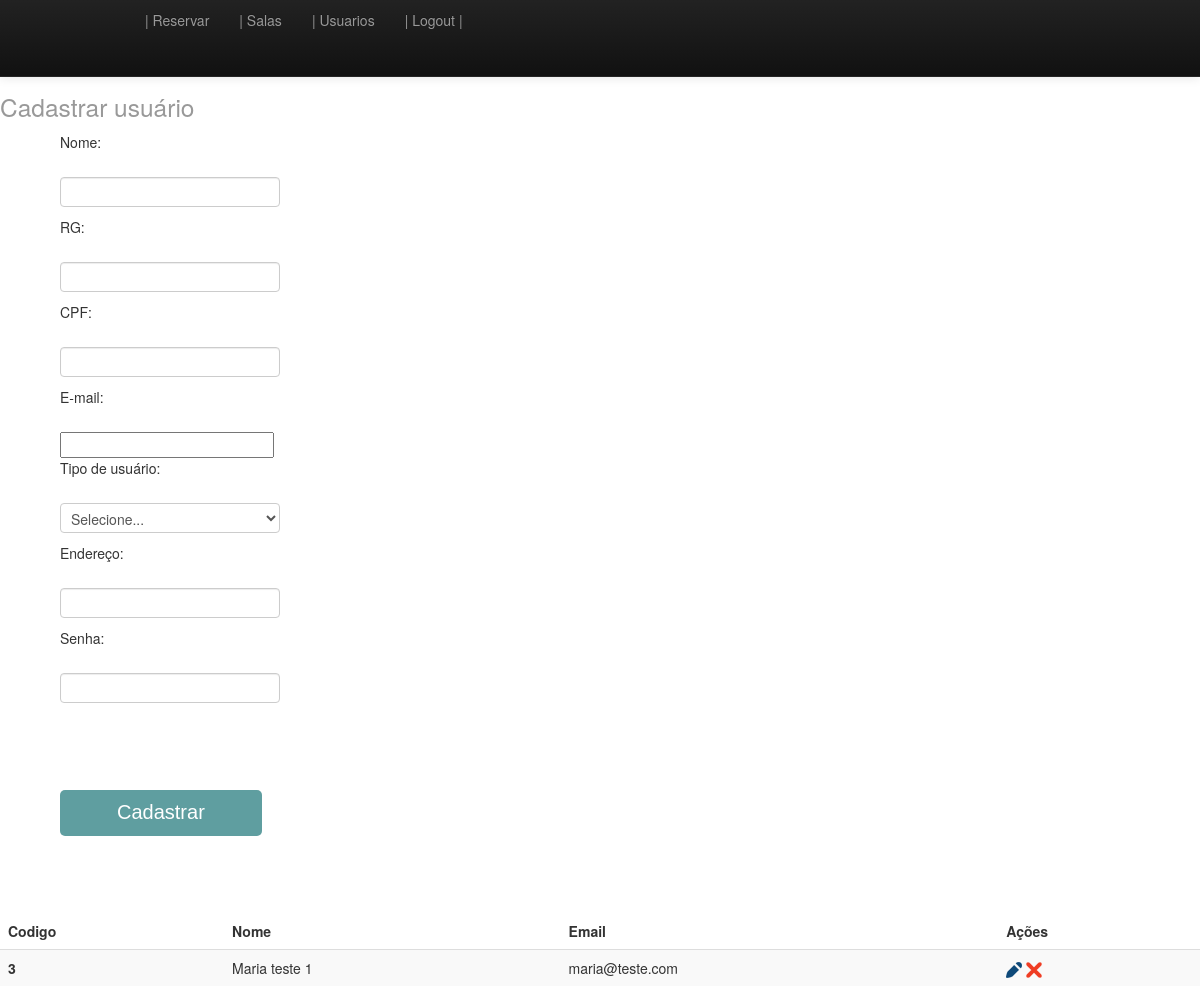
The page /usuario.php (signed in) on the database its author committed.
### tables this page shows
CREATE TABLE `usuario` (
  `idusuario` int(11) NOT NULL,
  `nome` varchar(255) DEFAULT NULL,
  `rg` varchar(255) DEFAULT NULL,
  `cpf` varchar(255) DEFAULT NULL,
  `idpais` varchar(255) DEFAULT NULL,
  `idestado` varchar(255) DEFAULT NULL,
  `idcidade` varchar(255) DEFAULT NULL,
  `endereco` varchar(255) DEFAULT NULL,
  `email` varchar(150) DEFAULT NULL,
  `senha` varchar(45) DEFAULT NULL,
  `dataCadastro` datetime DEFAULT NULL,
  `tipoUsuario` int(11) NOT NULL
);

### classes/Funcoes.class.php (called while the page is built, shortened)
<?php
class Funcoes {
    public function tipoUsuario($param, $id = "") {
        $arrayDados = array(
            "Selecione...",
            "Admin",
            "Professor",
            "Aluno",
            "Comum"
        );
        switch ($param) {
            case '2':
                return $arrayDados;
                break;
        }
    }
    public function tratarCaracter($vlr, $tipo) {
        switch ($tipo) {
            case 2: $rst = utf8_encode($vlr);
                break;
        }
        return $rst;
    }
    public function base64($vlr, $tipo) {
        switch ($tipo) {
            case 1: $rst = base64_encode($vlr);
                break;
        }
        return $rst;
    }
    public function isAdmin() {
        return ($_SESSION['tipoUsuario'] == 1 ? TRUE : FALSE);
    }
}
?>

### classes/Usuario.class.php (called while the page is built, shortened)
<?php
include_once 'Conexao.class.php';
include_once 'Funcoes.class.php';
class Usuario {
    private $con;
    public function __construct() {
        $this->con = new Conexao();
    }
    public function querySelect() {
        try {
            $select = $this->con->conectar()->prepare("SELECT * FROM `usuario`;");
            $select->execute();
            return $select->fetchAll();
        } catch (Exception $ex) {
            return 'erro ' . $ex->getMessage();
        }
    }
}

### classes/Conexao.class.php (called while the page is built, shortened)
<?php
class Conexao {
    private $usuario;
    private $senha;
    private $banco;
    private $servidor;
    private static $pdo;
    public function __construct() {
        $this->servidor = "localhost";
        $this->banco = "bdreservasalas";
        $this->usuario = "root";
        $this->senha = "";
    }
    public function conectar() {
        try {
            if (is_null(self::$pdo)) {
                self::$pdo = new PDO("mysql:host=" . $this->servidor . ";dbname=" . $this->banco, $this->usuario, $this->senha);
            }
            return self::$pdo;
        } catch (PDOException $ex) {
            echo $ex->getMessage();
        }
    }
}
?>

### usuario.php (the view, shortened to what this page needs)
<?php
require_once 'classes/Funcoes.class.php';
require_once 'classes/Usuario.class.php';
$objFuncoes = new Funcoes();
$objUsuario = new Usuario();
$objFuncoes->isLogado();
?>
<!DOCTYPE HTML>
<html lang="pt-br">
    <head>
        <link href="css/estilo.css" rel="stylesheet" type="text/css" media="all">
        <link href="css/bootstrap-responsive.min.css" rel="stylesheet" type="text/css" media="all">
        <link href="css/bootstrap.min.css" rel="stylesheet" type="text/css" media="all">
    </head>
    <body>
        <nav class="navbar navbar-fixed-top navbar-inverse">
            <div class="navbar-inner">
                <div class="container">
                    <div class="nav-collapse">
                        <ul class="nav">
                            <li><a href="home.php"> | Reservar </a></li>
                            <li><a href="sala.php"> | Salas </a></li>
                            <?php echo $objFuncoes->isAdmin() ? '<li><a href="usuario.php"> | Usuarios </a></li>' : "" ?>
                            <li><a href="logout.php"> | Logout | </a></li>
                        </ul>
                    </div>
                </div>
            </div>
        </nav>
        <div><h1 class=""><small>Cadastrar usuário</small></h1></div>
        <div id="formulario">
            <form name="formCad" action="" method="post">
                <label>Nome: </label><br>
                <input type="text" id="nome" name="nome" required="required" value="<?= $objFuncoes->tratarCaracter((isset($sala['nome'])) ? ($sala['nome']) : (''), 2) ?>"><br>
                <label>RG: </label><br>
                <input type="text" id="rg" name="rg" required="required" value="<?= isset($sala['rg']) ? ($sala['rg']) : ('') ?>"><br>
                <label>CPF: </label><br>
                <input type="text" name="cpf" id="cpf" required="required" value="<?= isset($sala['cpf']) ? ($sala['cpf']) : ('') ?>"><br>
                <label>E-mail: </label><br>
                <input type="mail" name="email" id="email" required="required" pattern="[a-z0-9._%+-]+@[a-z0-9.-]+\.[a-z]{2,4}$" value="<?= $objFuncoes->tratarCaracter((isset($sala['email'])) ? ($sala['email']) : (''), 2) ?>"><br>
                <label>Tipo de usuário: </label><br>
                <select name="tipoUsuario" id="tipoUsuario">
                    <?php foreach ($objFuncoes->tipoUsuario(2) as $key => $value) { ?>
                        <option value="<?= $key ?>"><?= $value ?></option>
                    <?php } ?>
                </select>
                <label>Endereço: </label><br>
                <input type="text" name="endereco" required="required" value="<?= $objFuncoes->tratarCaracter((isset($sala['endereco'])) ? ($sala['endereco']) : (''), 2) ?>"><br>
                <?php if (isset($_GET['acao']) <> 'edit') { ?>
                    <label>Senha: </label><br>
                    <input type="password" name="senha" required="required"><br>
                <?php } ?>
                <br>
                <input type="submit" name="<?= (isset($_GET['acao']) == 'edit') ? ('btAlterar') : ('btCadastrar') ?>" value="<?= (isset($_GET['acao']) == 'edit') ? ('Alterar') : ('Cadastrar') ?>">
            </form>
        </div>
        <div>
            <table class="table table-striped">
                <thead>
                    <tr>
                        <th scope="col">Codigo</th>
                        <th scope="col">Nome</th>
                        <th scope="col">Email</th>
                        <th scope="col">Ações</th>
                    </tr>
                </thead>
                <tbody>
                    <?php foreach ($objUsuario->querySelect() as $rst) {
                        ?>
                        <tr>
                            <th scope="row"><?php echo $rst['idusuario']; ?></th>
                            <td><?php echo $objFuncoes->tratarCaracter($rst['nome'], 2); ?></td>
                            <td><?php echo $rst['email']; ?></td>
                            <td>
                                <div class="">
                                    <a class="editar" href="?acao=edit&func=<?= $objFuncoes->base64($rst['idusuario'], 1) ?>" title="Editar dados"><img src="img/ico-editar.png" width="16" height="16" alt="Editar"></a>
                                    <a class="excluir" href="?acao=delet&func=<?= $objFuncoes->base64($rst['idusuario'], 1) ?>" title="Excluir esse dado"><img src="img/ico-excluir.png" width="16" height="16" alt="Excluir"></a>
                                </div>
                            </td>
                        </tr>
                    <?php }
                    ?>
                </tbody>
            </table>
        </div>
    </body>
</html>

### css/estilo.css (style rules this page uses)
body,#formulario { margin-left: 5%; }
div.container { margin-bottom: 3%; }
h1 { padding-top: 6%!important; }
#formulario input[type="submit"] { font: 20px Verdana, Geneva, sans-serif; color: #fff; background: cadetblue; border: 0; border-radius: 5px; padding: 1% 5%; margin: 5% 0; }

### rows shown on the page
usuario: idusuario "3", nome "Maria teste 1", email "maria@teste.com"

### other values the page prints
form field tipoUsuario "Selecione..."
